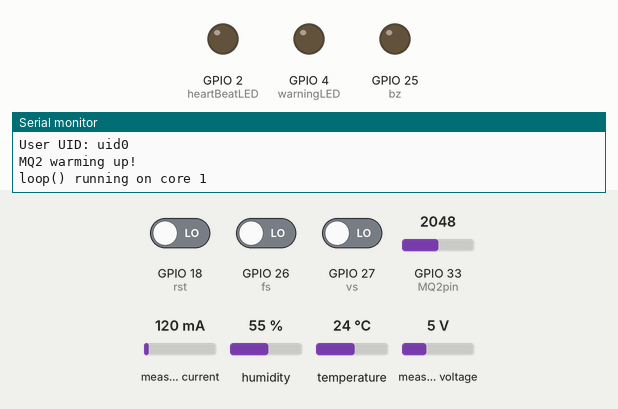
Simulated run of this sketch. Board: ESP32. Shown: output pins drawn as LEDs (lit = HIGH), the last lines printed to the serial monitor. Inputs (shaded band) come from the test bench; at power-on: GPIO 18 (rst) LOW, GPIO 26 (fs) LOW, GPIO 27 (vs) LOW, GPIO 33 (MQ2pin) = 2048, measured current 120 mA, humidity 55 %, temperature 24 °C, measured voltage 5 V. WiFi joins after 1.5 s; servers stay silent unless stated; the local clock reads 2024-03-15 10:24:30 at power-on unless the sketch sets it; the Firebase database answers and starts empty.

Above: at 22.9 s.
At 23.51 s:
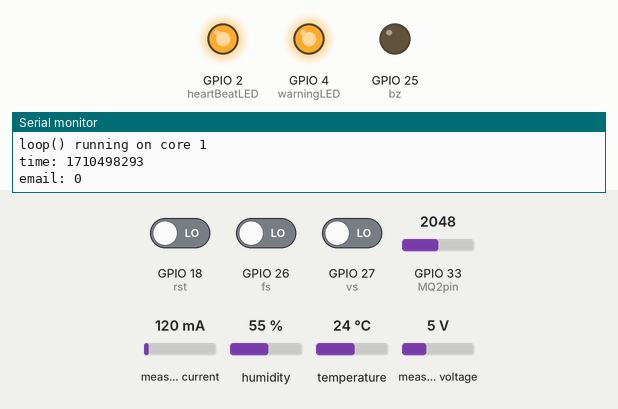
At 45.4 s:
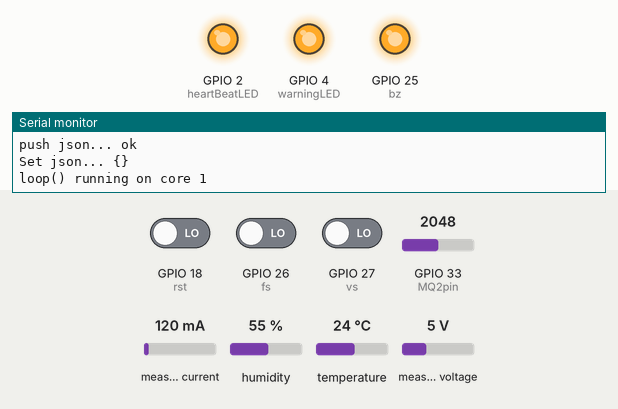
At 69.5 s:
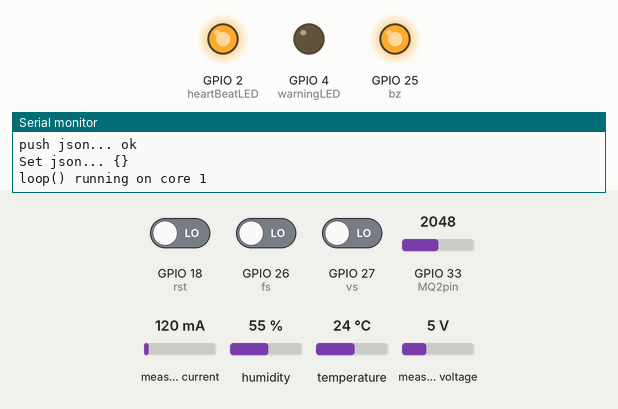
Timing chart, 0 to 71.4 s (numbered marks = the images above):
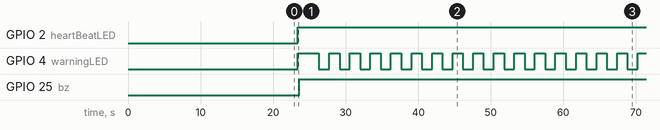

Measured:
- by itself, GPIO 2 (heartBeatLED): LOW → HIGH at 23.4 s
- by itself, GPIO 4 (warningLED): repeats every 2.8 s: LOW 1.4 s, HIGH 1.4 s
- by itself, GPIO 25 (bz): LOW → HIGH at 23.6 s

The sketch:

Server_monitoring_system_2.ino
```cpp
#include <Arduino.h>
#include "DHT.h"      // DHT sensor library
#include "EmonLib.h"  // Include Emon Library
#include <WiFi.h>
#include <WiFiClient.h>
#include <WiFiManager.h>
#include "time.h"
#include <FirebaseESP32.h>
#include "addons/TokenHelper.h"
#include "addons/RTDBHelper.h"
#include "ESP32_MailClient.h"

#define emailSenderAccount "severmonitoring@gmail.com"
#define emailSenderPassword "robtdfpacszpdtqa"
#define smtpServer "smtp.gmail.com"
#define smtpServerPort 465
#define emailSubject "[ALERT] Server Monitoring System"

#define API_KEY "AIzaSyAIfXgnvxRkAu8DyBoDNlFGBaFBhiQAY8M"
#define USER_EMAIL "testsms2@gmail.com"
#define USER_PASSWORD "testsms2@2023"
#define DATABASE_URL "sever-monitoring-system-default-rtdb.asia-southeast1.firebasedatabase.app"

// Default Recipient Email Address
String inputMessage = "10749896@students.plymouth.ac.uk";

FirebaseData fbdo;
FirebaseAuth auth;
FirebaseConfig config;

String uid;

String voltPath = "/voltage";
String tempPath = "/temperature";
String humPath = "/humidity";
String smokePath = "/smoke";
String firePath = "/fire";
String vibPath = "/vibration";
String alarmPath = "/alarm";
String timePath = "/timeStamp";

int timestamp;

int timeout = 120;
int timeout_counter;
bool forceConfig = false;

FirebaseJson json;

#define CONNECTION_TIMEOUT 60

const char* ntpServer = "in.pool.ntp.org";
const long gmtOffset_sec = 19800;
const int daylightOffset_sec = 0;

EnergyMonitor emon;    // Create an instance
#define DHTPIN 13      // Digital pin connected to the DHT sensor
#define DHTTYPE DHT22  // DHT 22  (AM2302), AM2321
DHT dht(DHTPIN, DHTTYPE);
#define MQ2pin 33       //Digital pin connected to the smoke sensor
#define vs 27           // vibration sensor pin
#define fs 26           // Fire sensor pin
#define bz 25           // Buzzer pin
#define rst 18          // reset pin
float sensorValue;      //variable to store MQ2sensor value
bool smoke;
bool Alarm = false;     // varialble for buzzer
bool AlarmPre = false;
float Voltage;

float smoke_get;
float hum_get;
float tem_get;
float volH_get;
float volL_get;

const byte heartBeatLED = 2;
const byte warningLED = 4;

unsigned long sendDataPrevMillis = 0;
unsigned long timerDelay = 1000;

// Function that gets current epoch time
unsigned long getTime() {
  time_t now;
  struct tm timeinfo;
  if (!getLocalTime(&timeinfo)) {
    //Serial.println("Failed to obtain time");
    return (0);
  }
  time(&now);
  return now;
}

void configModeCallback(WiFiManager* myWiFiManager)
// Called when config mode launched
{
  Serial.println("Entered Configuration Mode");

  Serial.print("Config SSID: ");
  Serial.println(myWiFiManager->getConfigPortalSSID());

  Serial.print("Config IP Address: ");
  Serial.println(WiFi.softAPIP());
}

SMTPData smtpData;

void setup() {
  Serial.begin(115200);

  WiFiManager wm;

  Serial.print("setup() running on core ");
  Serial.println(xPortGetCoreID());

  // WiFi.mode(WIFI_STA);  //Optional
  // wm.setConfigPortalBlocking(false);
  wm.setConfigPortalTimeout(60);

  bool res;

  res = wm.autoConnect("Server monitoring system");  // anonymous ap

  if (!res) {
    Serial.println("Failed to connect");
    // ESP.restart();
  } else {
    //if you get here you have connected to the WiFi
    Serial.println("connected...yeey :)");
    Serial.print("ESP32 IP: ");
    Serial.println(WiFi.localIP());
    delay(1000);
  }

  while (WiFi.status() != WL_CONNECTED) {
    Serial.print(".");
    delay(200);
    timeout_counter++;
    if (timeout_counter >= CONNECTION_TIMEOUT * 5) {
      ESP.restart();
    }
  }

  Serial.println("\nConnected to the WiFi network");
  Serial.print("Local ESP32 IP: ");
  Serial.println(WiFi.localIP());


  configTime(gmtOffset_sec, daylightOffset_sec, ntpServer);
  //printLocalTime();

  config.api_key = API_KEY;

  auth.user.email = USER_EMAIL;
  auth.user.password = USER_PASSWORD;

  config.database_url = DATABASE_URL;

  Firebase.reconnectWiFi(true);
  fbdo.setResponseSize(4096);

  config.token_status_callback = tokenStatusCallback;

  config.max_token_generation_retry = 5;

  Firebase.begin(&config, &auth);

  // Serial.println("Getting User UID");
  // while ((auth.token.uid) == "") {
  //   Serial.print('.');
  //   delay(1000);
  // }

  uid = auth.token.uid.c_str();
  Serial.print("User UID: ");
  Serial.println(uid);


  pinMode(vs, INPUT);
  pinMode(fs, INPUT);
  pinMode(bz, OUTPUT);
  pinMode(heartBeatLED, OUTPUT);
  pinMode(warningLED, OUTPUT);
  pinMode(rst, INPUT_PULLDOWN);
  dht.begin();
  emon.voltage(35, 1000, 1.7);  // Voltage: input pin, calibration, phase_shift
  Serial.println("MQ2 warming up!");
  bool alarm = false;
  delay(20000);  // allow the MQ2 to warm up
}

void loop() {

  Serial.print("loop() running on core ");
  Serial.println(xPortGetCoreID());

  forceConfig = digitalRead(rst);

  if (forceConfig) {
    WiFiManager wm;

    //reset settings - for testing
    //wm.resetSettings();

    // set configportal timeout
    // wm.setConfigPortalTimeout(timeout);
    // wm.setAPCallback(configModeCallback);

    if (!wm.startConfigPortal("Server monitoring system")) {
      Serial.println("failed to connect and hit timeout");
      delay(3000);
      //reset and try again, or maybe put it to deep sleep
      ESP.restart();
      delay(5000);
    }

    //if you get here you have connected to the WiFi
    Serial.println("connected...yeey :)");
    //wifi_ap = false;
  }

  if (Firebase.ready() && (millis() - sendDataPrevMillis > timerDelay || sendDataPrevMillis == 0)) {
    sendDataPrevMillis = millis();

    if (Firebase.RTDB.getInt(&fbdo, "/get/mail")) {

      inputMessage = fbdo.stringData();
    } else {
      Serial.println(fbdo.errorReason());
    }
    if (Firebase.RTDB.getInt(&fbdo, "/get/smoke")) {

      smoke_get = fbdo.floatData();
    } else {
      Serial.println(fbdo.errorReason());
    }

    if (Firebase.RTDB.getInt(&fbdo, "/get/hum")) {

      hum_get = fbdo.floatData();

    } else {
      Serial.println(fbdo.errorReason());
    }

    if (Firebase.RTDB.getInt(&fbdo, "/get/tem")) {

      tem_get = fbdo.floatData();

    } else {
      Serial.println(fbdo.errorReason());
    }

    if (Firebase.RTDB.getInt(&fbdo, "/get/volH")) {

      volH_get = fbdo.floatData();

    } else {
      Serial.println(fbdo.errorReason());
    }

    if (Firebase.RTDB.getInt(&fbdo, "/get/volL")) {

      volL_get = fbdo.floatData();

    } else {
      Serial.println(fbdo.errorReason());
    }

    //printLocalTime();
    timestamp = getTime();
    Serial.print("time: ");
    Serial.println(timestamp);
    Serial.print("email: ");
    Serial.println(inputMessage);


    if (Alarm == true) {
      digitalWrite(heartBeatLED, 1);
      digitalWrite(warningLED, !digitalRead(warningLED));
    } else {
      digitalWrite(warningLED, 1);
      digitalWrite(heartBeatLED, !digitalRead(heartBeatLED));
    }
    int measurementV = vibration();
    bool measurementF = fire();
    emon.calcVI(20, 2000);               // Calculate all. No.of half wavelengths (crossings), time-out
    sensorValue = analogRead(MQ2pin);  // read analog input pin 14
    Voltage = (emon.Vrms);
    Serial.print("Vrms: ");
    Serial.print(Voltage);
    Serial.print("V");
    Serial.print(F("%  , "));
    Serial.println(volL_get);
    Serial.print(F("%  , "));
    Serial.println(volH_get);

    // Read Humidity
    float h = dht.readHumidity();
    // Read temperature as Celsius (the default)
    float t = dht.readTemperature();
    // Read temperature as Fahrenheit (isFahrenheit = true)
    float f = dht.readTemperature(true);

    // Check if any reads failed and exit early (to try again).
    if (isnan(h) || isnan(t) || isnan(f)) {
      Serial.println(F("Failed to read from DHT sensor!"));
      return;
    }

    // Compute heat index in Fahrenheit (the default)
    float hif = dht.computeHeatIndex(f, h);
    // Compute heat index in Celsius (isFahreheit = false)
    float hic = dht.computeHeatIndex(t, h, false);

    Serial.print(F("Humidity: "));
    Serial.print(h);
    Serial.print(F("%  , "));
    Serial.println(hum_get);
    Serial.print(F("%  Temperature: "));
    Serial.print(t);
    Serial.print(F("°C "));
    Serial.print(F("%  , "));
    Serial.println(tem_get);

    Serial.print("MQ2 Sensor Value: ");
    Serial.print(sensorValue);
    Serial.print(F("%  , "));
    Serial.println(smoke_get);

    if (sensorValue > smoke_get) {
      Serial.print(" | Smoke detected!");
      smoke = true;
    } else {
      Serial.print(" | No Smoke detected!");
      smoke = false;
    }


    Serial.println("");
    Serial.print("Vibration Sensor Value: ");
    Serial.println(measurementV);
    Serial.print("Fire Sensor Value: ");
    Serial.println(measurementF);
    Serial.print("Alarm Value: ");
    Serial.println(Alarm);

    if (Voltage < volL_get || Voltage > volH_get || h > hum_get || t > tem_get || sensorValue > smoke_get || measurementV == 1 || measurementF == 1) {
      Alarm = true;
    } else {
      Alarm = false;
    }

    if (Alarm == true) {
      digitalWrite(bz, 1);
    } else {
      digitalWrite(bz, 0);
    }

    if (Alarm == true && AlarmPre == false) {
      String emailMessage = String("<div style=\"color:#2f4468;\"><h1>Server Monitoring System Alert !</h1>");
      if (Voltage < volL_get) {
        emailMessage = emailMessage + String("<p>Low Voltage - ") + String(Voltage) + String("V") + String("</p>");

      }
      if (Voltage > volH_get) {
         emailMessage =  emailMessage + String("<p>High Voltage - ") + String(Voltage) + String("V") + String("</p>");

      }
      if (h > hum_get) {
         emailMessage = emailMessage + String("<p>High Humidity - ") + String(h) + String("%") + String("</p>");

      }
      if (t > tem_get) {
         emailMessage = emailMessage + String("<p>High Temperature - ") + String(t) + String("c") + String("</p>");

      }
      if (sensorValue > smoke_get) {
         emailMessage = emailMessage + String("<p>Smoke Detected - ") + String(sensorValue) + String("ppm") + String("</p>");

      }
      if (measurementV == 1) {
         emailMessage = emailMessage + String("<p>Vibration Detected - ") + String(measurementV) + String("</p>");

      }
      if (measurementF == 1) {
         emailMessage = emailMessage + String("<p>Fire Detected - ") + String(measurementF) + String("</p>");

      }
      emailMessage = emailMessage + String("</div>");
      if (sendEmailNotification(emailMessage)) {
          Serial.println("Email Alert have sent");
        } else {
          Serial.println("Email failed to send");
        }
        delay(500);
    }

    json.set(voltPath, Voltage);
    json.set(tempPath, t);
    json.set(humPath, h);
    json.set(smokePath, smoke);
    json.set(firePath, measurementF);
    json.set(vibPath, measurementV);
    json.set(alarmPath, Alarm);
    json.set(timePath, timestamp);
    Serial.printf("push json... %s\n", Firebase.pushJSON(fbdo, "/sensor_1_data", json) ? "ok" : fbdo.errorReason().c_str());
    Serial.printf("Set json... %s\n", Firebase.setJSON(fbdo, "/set", json) ? fbdo.to<FirebaseJson>().raw() : fbdo.errorReason().c_str());

  }
  AlarmPre = Alarm;
}

int vibration() {
  int measurementV = digitalRead(vs);
  return measurementV;
}
bool fire() {
  bool measurementF = (!digitalRead(fs));
  return measurementF;
}

bool sendEmailNotification(String emailMessage) {
  // Set the SMTP Server Email host, port, account and password
  smtpData.setLogin(smtpServer, smtpServerPort, emailSenderAccount, emailSenderPassword);

  // For library version 1.2.0 and later which STARTTLS protocol was supported,the STARTTLS will be
  // enabled automatically when port 587 was used, or enable it manually using setSTARTTLS function.
  //smtpData.setSTARTTLS(true);

  // Set the sender name and Email
  smtpData.setSender("Server Monitoring System", emailSenderAccount);

  // Set Email priority or importance High, Normal, Low or 1 to 5 (1 is highest)
  smtpData.setPriority("High");

  // Set the subject
  smtpData.setSubject(emailSubject);

  // Set the message with HTML format
  smtpData.setMessage(emailMessage, true);

  // Add recipients
  smtpData.addRecipient(inputMessage);

  smtpData.setSendCallback(sendCallback);

  // Start sending Email, can be set callback function to track the status
  if (!MailClient.sendMail(smtpData)) {
    Serial.println("Error sending Email, " + MailClient.smtpErrorReason());
    return false;
  }
  // Clear all data from Email object to free memory
  smtpData.empty();
  return true;
}

// Callback function to get the Email sending status
void sendCallback(SendStatus msg) {
  // Print the current status
  Serial.println(msg.info());

  // Do something when complete
  if (msg.success()) {
    Serial.println("----------------");
  }
}
```
